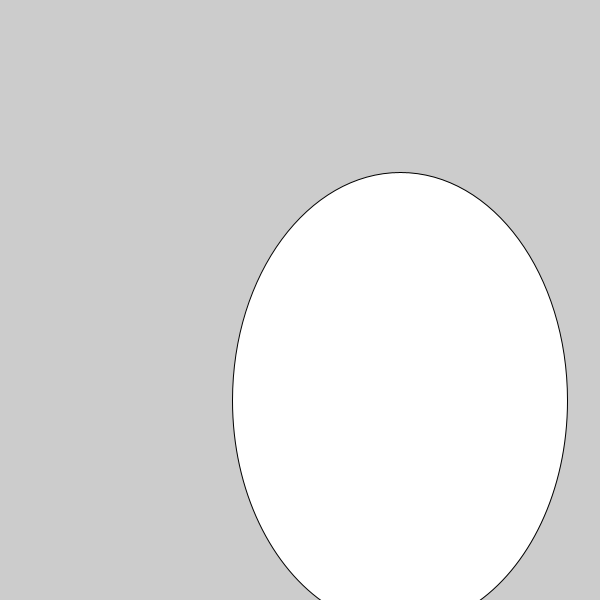
Frame 1 (no input)
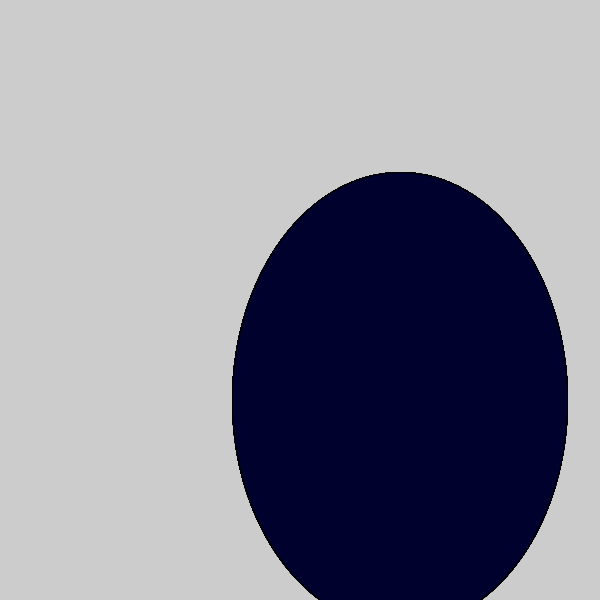
Frame 60 (the mouse pressed at the canvas centre just before this capture)
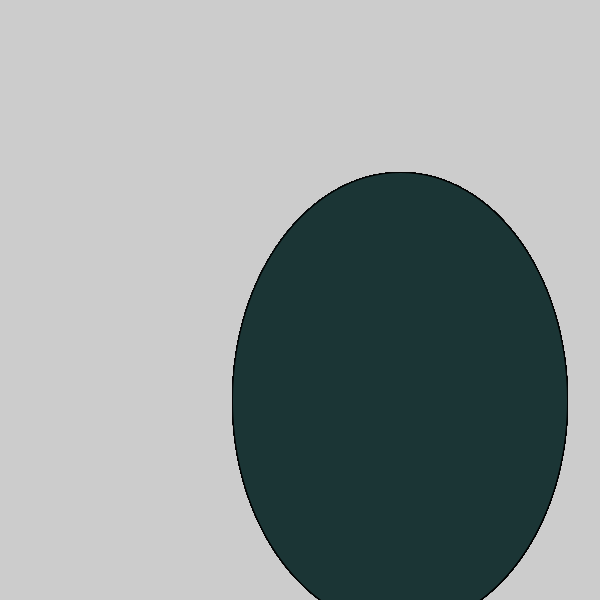
Frame 120 (the mouse held since frame 60 and released just before this capture)

The Processing sketch that drew these frames (run headless with seeded random() and noise(); from frame 60 on, the mouse is pressed at the canvas centre):

// Processing sketch: c_LogicalDot
// ── c_LogicalDot.pde

void setup() {
  
// 1. Set the size of the sketch. Make it 600 pixels square. 
  size(600,600);

}

void draw() {
  
// 2. Draw an ellipse
// Run the program to make sure it works before moving on.
ellipse(400,400,335,455);

// 3. Change the color of the ellipse when the mouse is pressed.
//    Use the following code, but put your colors where indicated
//    Remember to use the   fill()  command to set colors.

if (mousePressed) {
 
   //  put one color here 
  fill (27,53,53);
} else {
  fill(1,1,45);
   // put a different color here
  
}  
  
  
  
}
